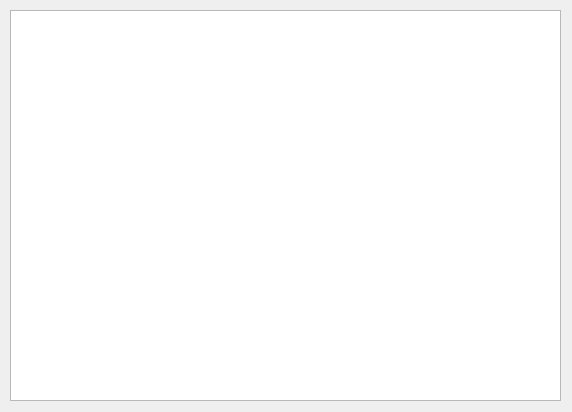
<?xml version="1.0" encoding="UTF-8"?>
<ui version="4.0">
 <class>ScriptDlg</class>
 <widget class="QDialog" name="ScriptDlg">
  <property name="geometry">
   <rect>
    <x>0</x>
    <y>0</y>
    <width>572</width>
    <height>412</height>
   </rect>
  </property>
  <property name="windowTitle">
   <string>Dialog</string>
  </property>
  <widget class="QListView" name="listViewStatus">
   <property name="geometry">
    <rect>
     <x>10</x>
     <y>10</y>
     <width>551</width>
     <height>391</height>
    </rect>
   </property>
  </widget>
 </widget>
 <resources/>
 <connections/>
</ui>
